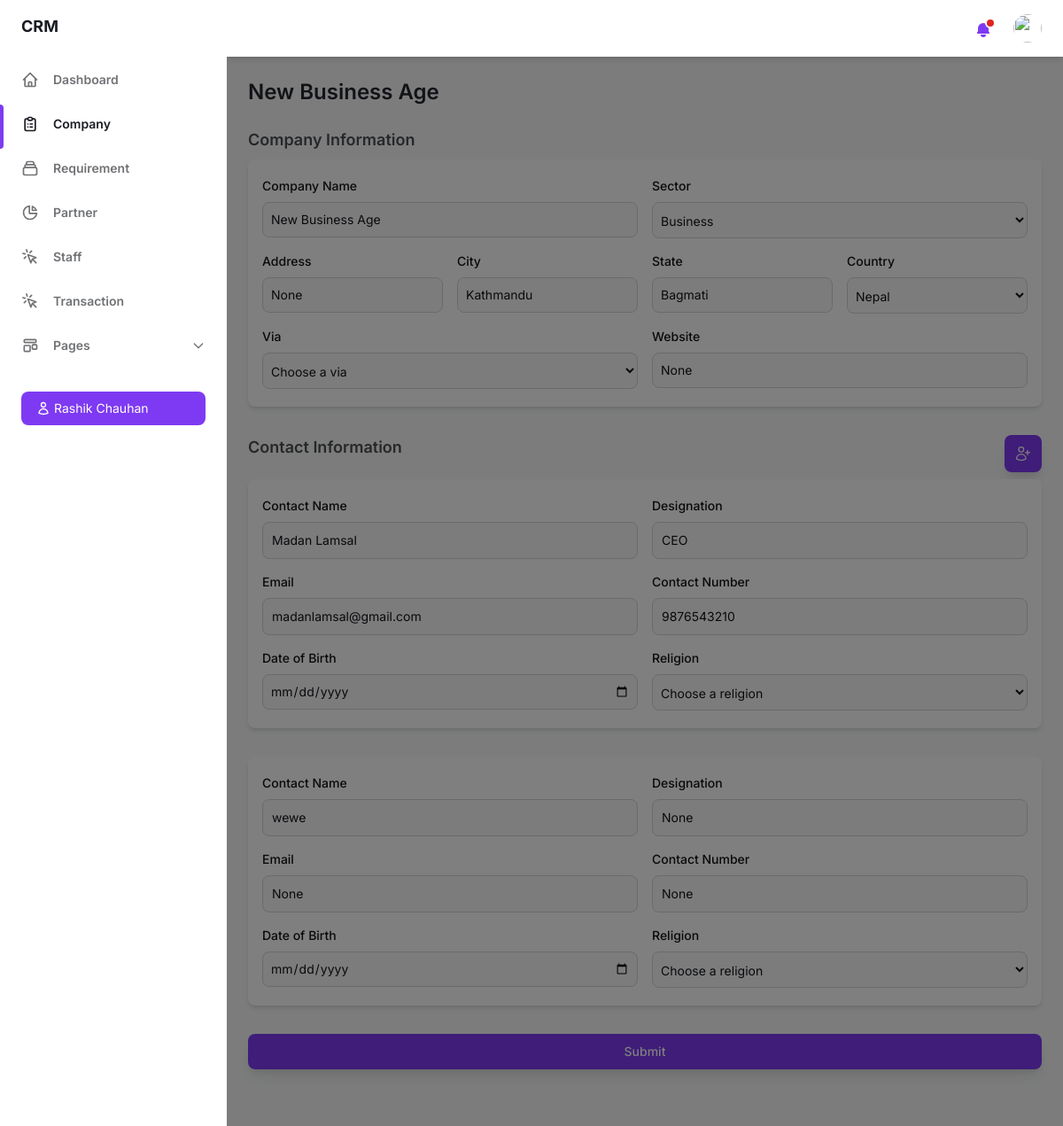
Page /update-company/6 on the earlier database version.
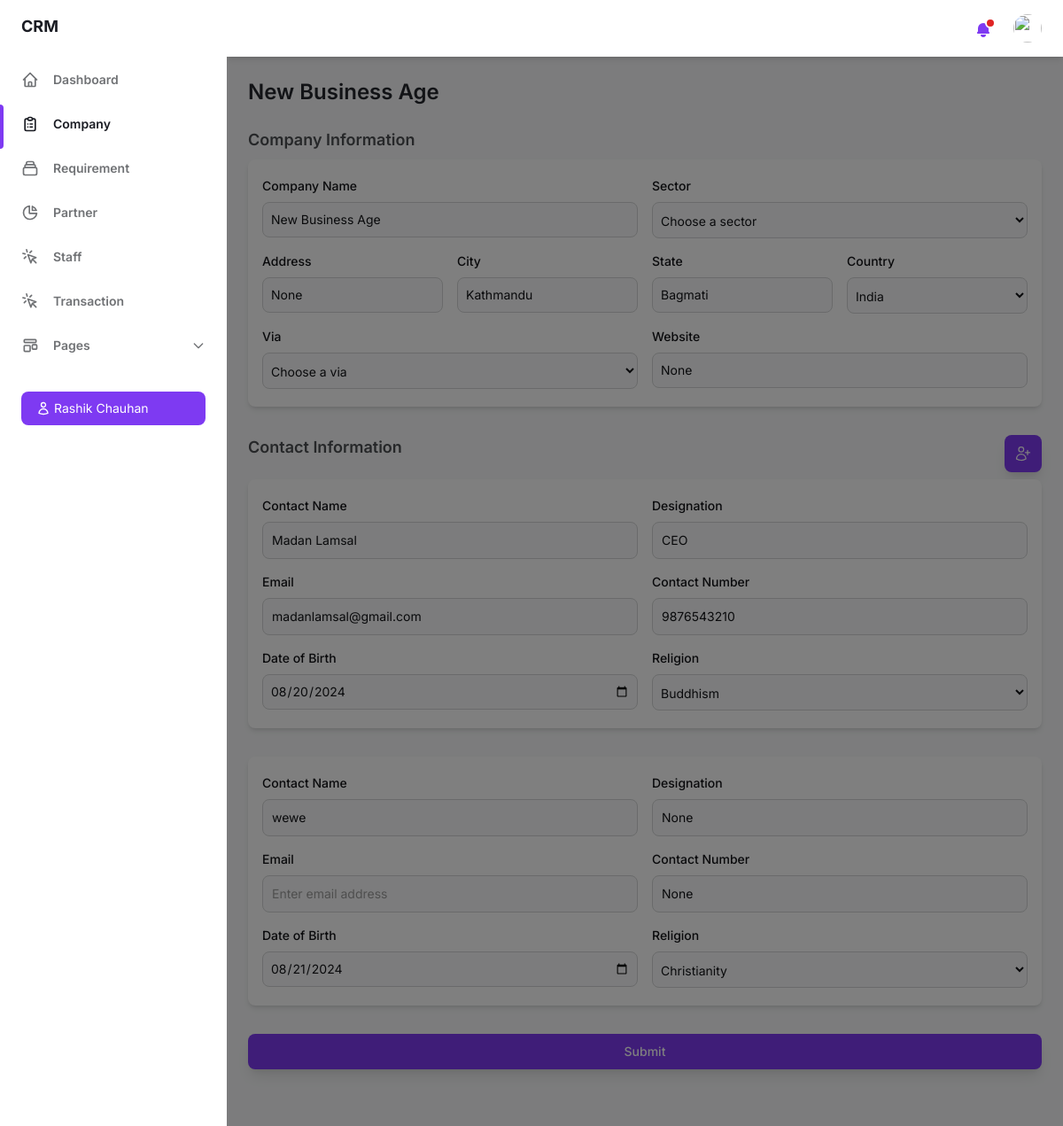
Same page on the later database version.
### crm_app/models.py (models this page shows, shortened)
class Company(models.Model):
    company_name = models.CharField(max_length=100, unique=True)
    sector = models.ForeignKey(Sector, on_delete=models.SET_NULL, null=True, blank=True, related_name='sector_companies')
    address = models.CharField(max_length=100, null=True, blank=True)
    city = models.CharField(max_length=100, null=True, blank=True)
    state = models.CharField(max_length=100, null=True, blank=True)
    country = models.CharField(max_length=100, null=True, blank=True)
    via = models.CharField(max_length=100, null=True, blank=True)
    referral_name = models.CharField(max_length=100, null=True, blank=True)
    partner_name = models.ForeignKey(Partner, on_delete=models.SET_NULL, null=True, blank=True, related_name='partner_companies')
    website = models.CharField(max_length=255, null=True, blank=True)
    created_by = models.CharField(max_length=100, null=True, blank=True)
    status = models.BooleanField(default=True)
    class Meta:
        verbose_name_plural = "companies"

class Sector(models.Model):
    sector_name = models.CharField(max_length=100, unique=True)

class Contact(models.Model):
    company = models.ForeignKey(Company, on_delete=models.CASCADE, related_name='company_contacts')
    contact_name = models.CharField(max_length=100)
    designation = models.CharField(max_length=100, null=True, blank=True)
    email = models.EmailField(null=True, blank=True)
    phone_number = models.CharField(max_length=20, null=True, blank=True)
    dob = models.DateField(null=True, blank=True)
    religion = models.CharField(max_length=100, null=True, blank=True)

### crm_app/views.py (the view, shortened to what this page needs)
# urls.py: path('update-company/<int:company_id>', views.update_company, name='update_company'),
def update_company(request, company_id):
    company = get_object_or_404(Company, id=company_id)
    sectors = Sector.objects.all()
    countries = ["Nepal", "USA", "India", "Singapore"]
    partners = Partner.objects.all()
    religions = ["Hinduism", "Buddhism", "Christianity"]
    return render(request, 'companyeditform.html', {'company': company, 'contacts': company.company_contacts.all(), 'sectors': sectors, 'countries': countries, 'partners': partners, 'religions': religions})

### templates/companyeditform.html (shortened to what the changed rows need)
{% load static %}
<!DOCTYPE html>
<html :class="{ 'theme-dark': dark }" x-data="data()" lang="en">
<head>
    <link rel="stylesheet" href="{% static 'css/tailwind.output.css' %}"/>
</head>
<body>
    <div class="flex bg-gray-50 dark:bg-gray-900" :class="{ 'overflow-hidden': isSideMenuOpen }">
        <div class="flex flex-col flex-1 w-full">
            <main class="h-full pb-16 overflow-y-auto">
                <form id="companyForm" action="{% url 'update_company' company.id %}" method="POST">
                    <div class="container px-6 mx-auto grid">
                        <h2 class="my-6 text-2xl font-semibold text-gray-700 dark:text-gray-200">{{ company.company_name }}</h2>
                        <h4 class="mb-2 text-lg font-semibold text-gray-600 dark:text-gray-300">Company Information</h4>
                        <div class="px-4 pt-5 pb-3 mb-8 bg-white rounded-lg shadow-md dark:bg-gray-800">
                            <div class="grid gap-4 mb-4 md:grid-cols-2">
                                <div>
                                    <label for="company-name" class="block mb-2 text-sm font-medium text-gray-900 dark:text-white">Company Name</label>
                                    <input type="text" id="company-name" value="{{ company.company_name }}" name="company-name" class="block p-[9px] w-full z-20 text-sm text-gray-900 bg-gray-50 rounded-lg border border-gray-300 focus:ring-blue-500 focus:border-blue-500 dark:bg-gray-700 dark:border-gray-600 dark:placeholder-gray-400 dark:text-white dark:focus:border-blue-500" placeholder="Enter company name" required />
                                </div>
                                <div>
                                    <label for="sector" class="block mb-2 text-sm font-medium text-gray-900 dark:text-white">Sector</label>
                                    <select id="sector" name="sector" class="bg-gray-50 border border-gray-300 text-gray-900 text-sm rounded-lg focus:ring-blue-500 focus:border-blue-500 block w-full p-2.5 pl-[5px] dark:bg-gray-700 dark:border-gray-600 dark:placeholder-gray-400 dark:text-white dark:focus:ring-blue-500 dark:focus:border-blue-500">
                                        <option value="" selected>Choose a sector</option>
                                        {% for sector in sectors %}
                                        <option value="{{ sector.id }}" {% if sector.sector_name == company.sector.sector_name %} selected {% endif %}>{{ sector.sector_name }}</option>
                                        {% endfor %}
                                    </select>
                                </div>
                            </div>
                            <div class="grid gap-4 mb-4 md:grid-cols-4">
                                <div>
                                    <label for="address" class="block mb-2 text-sm font-medium text-gray-900 dark:text-white">Address</label>
                                    <input type="text" id="address" value="{{ company.address }}" name="address" class="block p-[9px] w-full z-20 text-sm text-gray-900 bg-gray-50 rounded-lg border border-gray-300 focus:ring-blue-500 focus:border-blue-500 dark:bg-gray-700 dark:border-gray-600 dark:placeholder-gray-400 dark:text-white dark:focus:border-blue-500" placeholder="Enter address" />
                                </div>
                                <div>
                                    <label for="city" class="block mb-2 text-sm font-medium text-gray-900 dark:text-white">City</label>
                                    <input type="text" id="city" value="{{ company.city }}" name="city" class="block p-[9px] w-full z-20 text-sm text-gray-900 bg-gray-50 rounded-lg border border-gray-300 focus:ring-blue-500 focus:border-blue-500 dark:bg-gray-700 dark:border-gray-600 dark:placeholder-gray-400 dark:text-white dark:focus:border-blue-500" placeholder="Enter city" />
                                </div>
                                <div>
                                    <label for="state" class="block mb-2 text-sm font-medium text-gray-900 dark:text-white">State</label>
                                    <input type="text" id="state" value="{{ company.state }}" name="state" class="block p-[9px] w-full z-20 text-sm text-gray-900 bg-gray-50 rounded-lg border border-gray-300 focus:ring-blue-500 focus:border-blue-500 dark:bg-gray-700 dark:border-gray-600 dark:placeholder-gray-400 dark:text-white dark:focus:border-blue-500" placeholder="Enter state" />
                                </div>
                                <div>
                                    <label for="country" class="block mb-2 text-sm font-medium text-gray-900 dark:text-white">Country</label>
                                    <select id="country" name="country" class="bg-gray-50 border border-gray-300 text-gray-900 text-sm rounded-lg focus:ring-blue-500 focus:border-blue-500 block w-full p-2.5 pl-[5px] dark:bg-gray-700 dark:border-gray-600 dark:placeholder-gray-400 dark:text-white dark:focus:ring-blue-500 dark:focus:border-blue-500">
                                        {% for country in countries %}
                                        <option value="{{ country }}" {% if country == company.country %} selected {% endif %}>{{ country }}</option>
                                        {% endfor %}
                                    </select>
                                </div>
                            </div>
                            <div class="grid gap-4 md:grid-cols-2">
                                <div>
                                    <label for="website" class="block mb-2 text-sm font-medium text-gray-900 dark:text-white">Website</label>
                                    <input type="text" id="website" value="{{ company.website }}" name="website" class="block p-[9px] w-full z-20 text-sm text-gray-900 bg-gray-50 rounded-lg border border-gray-300 focus:ring-blue-500 focus:border-blue-500 dark:bg-gray-700 dark:border-gray-600 dark:placeholder-gray-400 dark:text-white dark:focus:border-blue-500" placeholder="Enter website link" />
                                </div>
                            </div>
                        </div>
                        <div class="grid gap-4 mb-2 md:grid-cols-2">
                            <h4 class="text-lg font-semibold text-gray-600 dark:text-gray-300">Contact Information</h4>
                            <div class="flex justify-end">
                            </div>
                        </div>
                        {% for contact in contacts %}
                        <div class="px-4 py-5 mb-8 bg-white rounded-lg shadow-md dark:bg-gray-800" id="contacts-container">
                            <div class="contact-form">
                                <div class="grid gap-4 mb-4 md:grid-cols-2">
                                    <div>
                                        <label for="contact-name-{{ forloop.counter }}" class="block mb-2 text-sm font-medium text-gray-900 dark:text-white">Contact Name</label>
                                        <input type="text" id="contact-name-{{ forloop.counter }}" value="{{ contact.contact_name }}" name="contact-name[]" class="block p-2.5 w-full text-sm text-gray-900 bg-gray-50 rounded-lg border border-gray-300 focus:ring-blue-500 focus:border-blue-500 dark:bg-gray-700 dark:border-gray-600 dark:placeholder-gray-400 dark:text-white dark:focus:border-blue-500" placeholder="Enter contact name" required />
                                    </div>
                                    <div>
                                        <label for="designation-{{ forloop.counter }}" class="block mb-2 text-sm font-medium text-gray-900 dark:text-white">Designation</label>
                                        <input type="text" id="designation-{{ forloop.counter }}" value="{{ contact.designation }}" name="designation[]" class="block p-2.5 w-full text-sm text-gray-900 bg-gray-50 rounded-lg border border-gray-300 focus:ring-blue-500 focus:border-blue-500 dark:bg-gray-700 dark:border-gray-600 dark:placeholder-gray-400 dark:text-white dark:focus:border-blue-500" placeholder="Enter designation" />
                                    </div>
                                </div>
                                <div class="grid gap-4 mb-4 md:grid-cols-2">
                                    <div>
                                        <label for="email-address-{{ forloop.counter }}" class="block mb-2 text-sm font-medium text-gray-900 dark:text-white">Email</label>
                                        <input type="email" id="email-address-{{ forloop.counter }}" value="{{ contact.email }}" name="email-address[]" class="block p-2.5 w-full text-sm text-gray-900 bg-gray-50 rounded-lg border border-gray-300 focus:ring-blue-500 focus:border-blue-500 dark:bg-gray-700 dark:border-gray-600 dark:placeholder-gray-400 dark:text-white dark:focus:border-blue-500" placeholder="Enter email address" />
                                    </div>
                                    <div>
                                        <label for="contact-number-{{ forloop.counter }}" class="block mb-2 text-sm font-medium text-gray-900 dark:text-white">Contact Number</label>
                                        <input type="text" id="contact-number-{{ forloop.counter }}" value="{{ contact.phone_number }}" name="contact-number[]" class="block p-2.5 w-full text-sm text-gray-900 bg-gray-50 rounded-lg border border-gray-300 focus:ring-blue-500 focus:border-blue-500 dark:bg-gray-700 dark:border-gray-600 dark:placeholder-gray-400 dark:text-white dark:focus:border-blue-500" placeholder="Enter contact number" />
                                    </div>
                                </div>
                                <div class="grid gap-4 md:grid-cols-2">
                                    <div>
                                        <label for="date-{{ forloop.counter }}" class="block mb-2 text-sm font-medium text-gray-900 dark:text-white">Date of Birth</label>
                                        <input id="date-{{ forloop.counter }}" value="{{ contact.dob|date:'Y-m-d' }}" name="date[]" type="date" class="bg-gray-50 border border-gray-300 text-gray-900 text-sm rounded-lg focus:ring-blue-500 focus:border-blue-500 block w-full p-2 dark:bg-gray-700 dark:border-gray-600 dark:placeholder-gray-400 dark:text-white dark:focus:ring-blue-500 dark:focus:border-blue-500" placeholder="Select date">
                                    </div>
                                    <div>
                                        <label for="religion-{{ forloop.counter }}" class="block mb-2 text-sm font-medium text-gray-900 dark:text-white">Religion</label>
                                        <select id="religion-{{ forloop.counter }}" name="religion[]" class="bg-gray-50 border border-gray-300 text-gray-900 text-sm rounded-lg focus:ring-blue-500 focus:border-blue-500 block w-full p-2.5 pl-[5px] dark:bg-gray-700 dark:border-gray-600 dark:placeholder-gray-400 dark:text-white dark:focus:ring-blue-500 dark:focus:border-blue-500">
                                            <option value="">Choose a religion</option>
                                            {% for religion in religions %}
                                            <option value="{{ religion }}" {% if contact.religion == religion %}selected{% endif %}>{{ religion }}</option>
                                            {% endfor %}
                                        </select>
                                    </div>
                                </div>
                            </div>
                        </div>
                        {% endfor %}
                        <button type="submit" class="text-white bg-purple-600 hover:bg-purple-800 focus:ring-4 focus:outline-none focus:ring-blue-300 font-medium rounded-lg text-sm w-full sm:w-auto px-5 py-2.5 shadow-lg text-center dark:bg-purple-600 dark:hover:bg-purple-700 dark:focus:ring-purple-800">Submit</button>
                    </div>
                </form>
            </main>
        </div>
    </div>
</body>
</html>

Differences in the rows shown:
changed Company "New Business Age": country "Nepal" → "India"; sector "Business" → (not shown)
changed Contact "Madan Lamsal": dob (not shown) → "08/20/2024"; religion "Choose a religion" → "Buddhism"
changed Contact "wewe": email "None" → (not shown); dob (not shown) → "08/21/2024"; religion "Choose a religion" → "Christianity"
Other differences:
form field sector: (not shown) → "Choose a sector"
